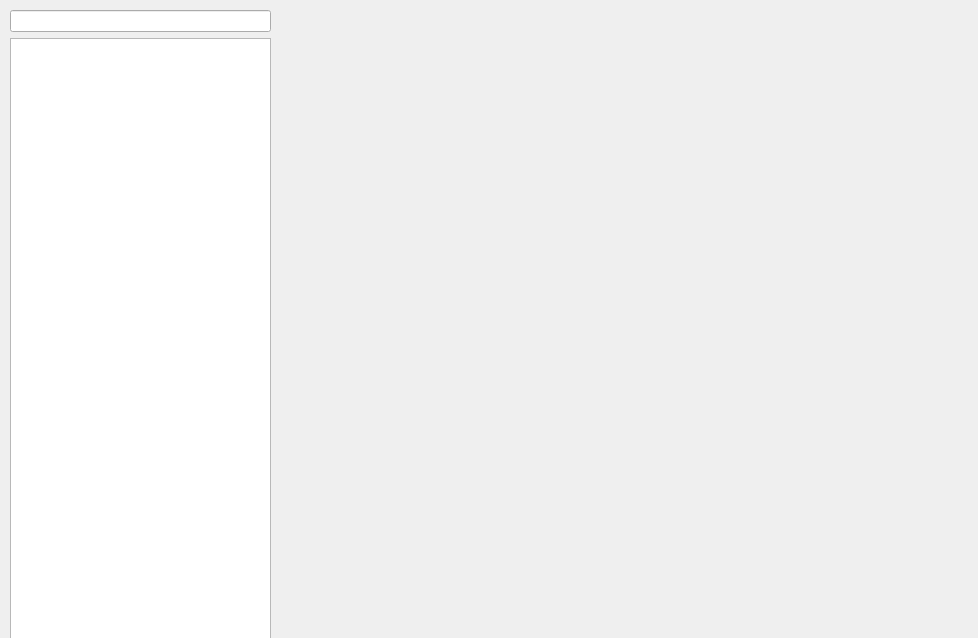
<?xml version="1.0" encoding="UTF-8"?>
<ui version="4.0">
 <class>MainWidget</class>
 <widget class="QWidget" name="MainWidget">
  <property name="geometry">
   <rect>
    <x>0</x>
    <y>0</y>
    <width>978</width>
    <height>638</height>
   </rect>
  </property>
  <property name="windowTitle">
   <string>MainWidget</string>
  </property>
  <widget class="QWidget" name="diaMsgWidget" native="true">
   <property name="geometry">
    <rect>
     <x>270</x>
     <y>10</y>
     <width>691</width>
     <height>621</height>
    </rect>
   </property>
   <property name="styleSheet">
    <string notr="true">border-image: url(:/resource/img/emptyMsgWidget.png);</string>
   </property>
  </widget>
  <widget class="QWidget" name="diaListWidget" native="true">
   <property name="geometry">
    <rect>
     <x>10</x>
     <y>10</y>
     <width>261</width>
     <height>631</height>
    </rect>
   </property>
   <layout class="QVBoxLayout" name="verticalLayout">
    <item>
     <widget class="QLineEdit" name="searchLineEdit"/>
    </item>
    <item>
     <widget class="QListView" name="diaListView"/>
    </item>
   </layout>
  </widget>
 </widget>
 <resources/>
 <connections/>
</ui>
